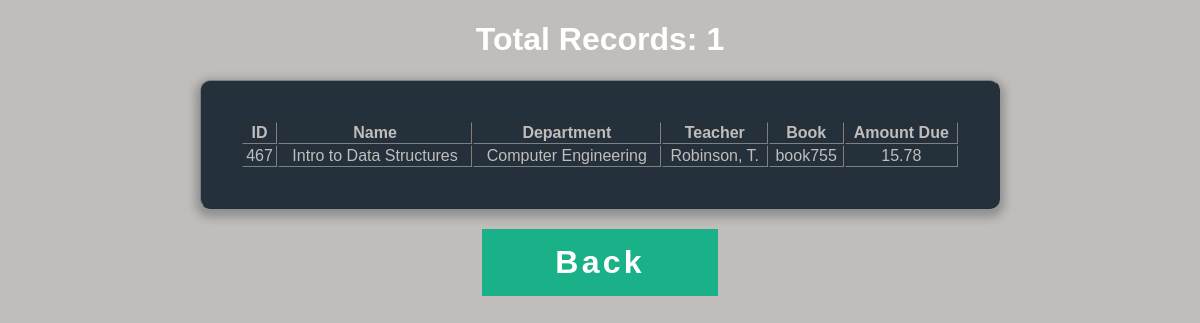
The page /booktrackingsystem/booktoclass.php on the database its author committed.
### tables this page shows
CREATE TABLE `class` (
  `class_id` int(11) NOT NULL,
  `class_name` varchar(40) NOT NULL,
  `dept_id` int(11) NOT NULL,
  `teacher_id` int(11) NOT NULL,
  `book_id` int(11) NOT NULL DEFAULT '0'
);

CREATE TABLE `dept` (
  `dept_id` int(11) NOT NULL,
  `dept_name` varchar(40) NOT NULL
);

CREATE TABLE `teacher` (
  `teacher_id` int(11) NOT NULL,
  `teacher_name` varchar(40) NOT NULL,
  `dept_id` int(11) NOT NULL,
  `phone_number` bigint(13) DEFAULT NULL,
  `book_id` int(11) NOT NULL DEFAULT '0'
);

CREATE TABLE `book` (
  `book_id` int(11) NOT NULL,
  `ISBN` varchar(80) NOT NULL,
  `book_name` varchar(45) NOT NULL,
  `price` double NOT NULL,
  `due_date` date NOT NULL DEFAULT '2099-12-31',
  `dept_id` int(11) NOT NULL,
  `checkout_date` date NOT NULL DEFAULT '2099-12-31'
);

### booktrackingsystem/booktoclass.php (the view, shortened to what this page needs)
<?php
require 'booktrackingdb.php';
?>
<?php
$records = $mysqli->query("SELECT * FROM class WHERE book_id > 0") or die($mysqli->error);
$counter = $records->num_rows;
?>
<!DOCTYPE html>
<html>
<head>
	<link rel="stylesheet" type="text/css" href="css/displayclassstyle.css">
	<h1><?php echo 'Total Records: '.$counter ?></h1>
</head>
<body>
	<div>
		<?php
			while($class = $records->fetch_assoc()){
				$dept_result = $mysqli->query("SELECT * FROM dept WHERE dept_id = ".$class['dept_id']);
				$dept_name = $dept_result->fetch_assoc()['dept_name'];
				$book_name = 'NULL';
				$amount = 0;
				$book_result = $mysqli->query("SELECT * FROM book WHERE book_id = ".$class['book_id']);
				if($book_result->num_rows > 0){
					$book_re = $book_result->fetch_assoc();
					$book_name = $book_re['book_name'];
					$amount = $book_re['price'];
				}
				$teacher_name = 'NULL';
				$teacher_result = $mysqli->query("SELECT * FROM teacher WHERE teacher_id = ".$class['teacher_id']);
				if($teacher_result->num_rows > 0){
					$teacher_name = $teacher_result->fetch_assoc()['teacher_name'];
				}
				echo "<table class=form width=100% border=1 cellpadding=1 cellspacing=1>";
				echo "<tr>";
				echo "<th>ID</th>";
				echo "<th>Name</th>";
				echo "<th>Department</th>";
				echo "<th>Teacher</th>";
				echo "<th>Book</th>";
				echo "<th>Amount Due</th>";
				echo "</tr>";
				echo "<tr class=field-wrap>";
				echo "<td>".$class['class_id']."</td>";
				echo "<td>".$class['class_name']."</td>";
				echo "<td>".$dept_name."</td>";
				echo "<td>".$teacher_name."</td>";
				echo "<td>".$book_name."</td>";
				echo "<td>".$amount."</td>";
				echo "</tr>";
				echo "</table>";
			}
		?>
		<form id="back" action="profile.php" method="post">
		<button type="submit" onclick="profile.submit()" class="button button-block " name="back">Back</button>
		</form>
	</div>
</body>
</html>

### booktrackingsystem/css/displayclassstyle.css (style rules this page uses)
body { background: url(bgimage.jpg), #c1bdba; font-family: 'Titillium Web', sans-serif; }
.form { background: rgba(19, 35, 47, 0.9); padding: 40px; max-width: 800px; margin: 20px auto; border-radius: 10px; box-shadow: 0 4px 10px 4px rgba(19, 35, 47, 0.3); }
table { color: #c1bdba; text-align: center; }
.field-wrap { position: relative; margin-bottom: 40px; }
.button { border: 0; outline: none; border-radius: 0; padding: 15px 0; font-size: 2rem; font-weight: 600; letter-spacing: .1em; background: #1ab188; color: #ffffff; -webkit-transition: all 0.5s ease; transition: all 0.5s ease; -webkit-appearance: none; }
.button-block { display: block; width: 20%; margin-left: 40%; }

### booktrackingsystem/booktoclass.php (style rules this page uses)
h1 { color:white;text-align: center; }

### rows shown on the page
class: class_id "467", class_name "Intro to Data Structures", dept.dept_name "Computer Engineering", teacher.teacher_name "Robinson, T.", book.book_name "book755", book.price "15.78"

### other values the page prints
$counter "1"
